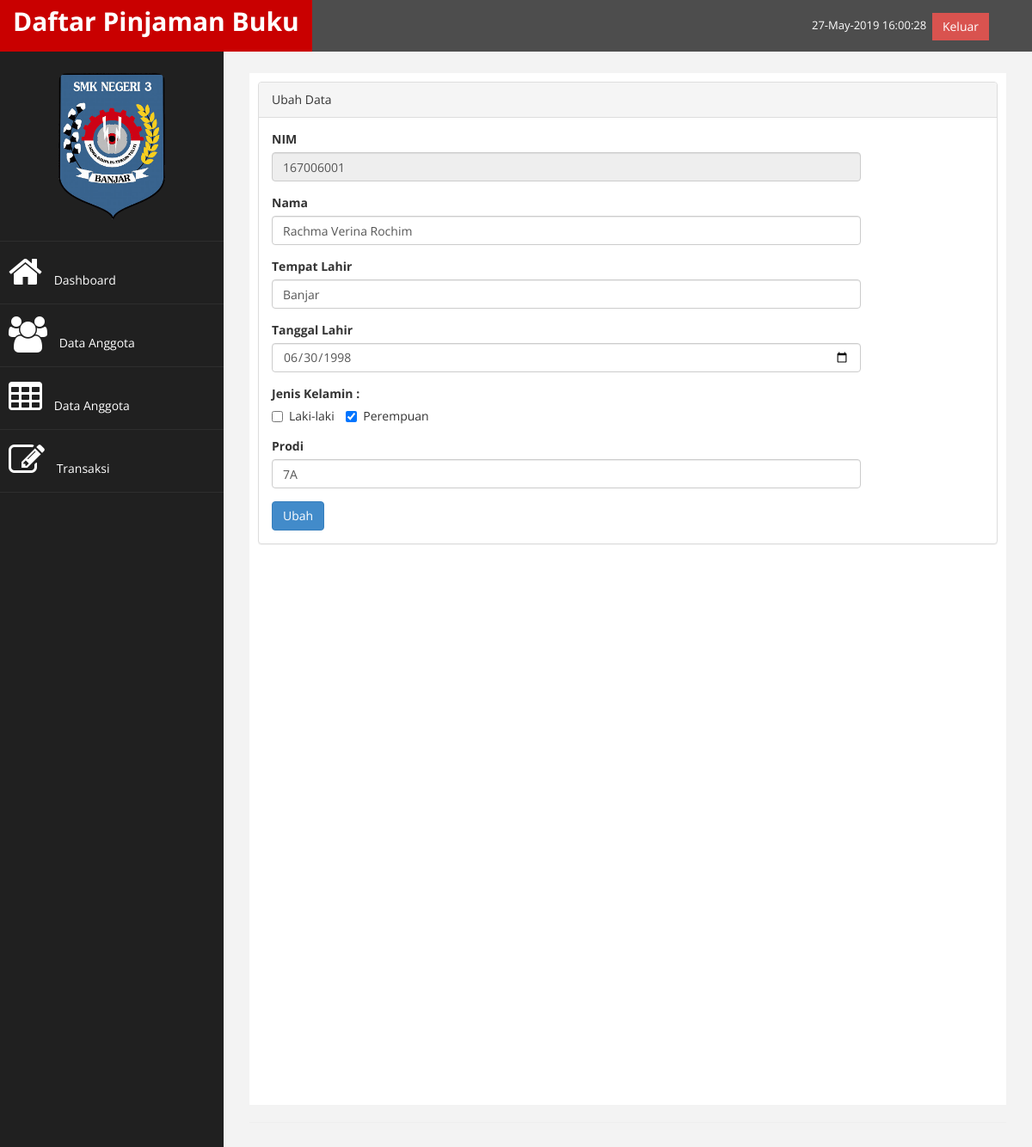
Screenshot of /perpustakaan/index.php?page=anggota&aksi=ubah&id=167006001 (signed in) with the database file from the repository.
### tables this page shows
CREATE TABLE `tb_anggota` (
  `nim` int(11) NOT NULL,
  `nama` varchar(100) NOT NULL,
  `tempat_lahir` varchar(50) NOT NULL,
  `tgl_lahir` date NOT NULL,
  `jk` enum('L','P') NOT NULL,
  `prodi` varchar(100) NOT NULL
);

### perpustakaan/page/anggota/ubah.php (the view, shortened to what this page needs)
 <?php
 	$nim = $_GET['id'];
 	$sql = $koneksi -> query("select * from tb_anggota where nim = '$nim' ");
 	$tampil = $sql ->fetch_assoc();
 	$jkl = $tampil['jk'];
 ?>
 <div class="panel panel-default">
 <div class="panel-heading">
 	Ubah Data
 </div>
 <div class="panel-body">
                            <div class="row">
                                <div class="col-md-10">
                                    <form method="POST">
                                        <div class="form-group">
                                            <label>NIM</label>
                                            <input class="form-control" name="nim" value="<?php echo $tampil['nim']?>" readonly />
                                        </div>
                                        <div class="form-group">
                                        <label>Nama</label>
                                            <input class="form-control" name="nama" value="<?php echo $tampil['nama']?>" />
                                        </div>
                                        <div class="form-group">
                                        <label>Tempat Lahir</label>
                                            <input class="form-control" name="tempat_lahir" value="<?php echo $tampil['tempat_lahir']?>" />
                                        </div>
                                        <div class="form-group">
                                        <label>Tanggal Lahir</label>
                                            <input class="form-control" type="date" name="tgl_lahir" value="<?php echo $tampil['tgl_lahir']?>" />
                                        </div>
                                        <div class="form-group">
                                            <label>Jenis Kelamin : </label></br>
                                            <label class="checkbox-inline">
                                                <input type="checkbox" value="L" name="jk" <?php echo($jkl==L)?"checked":""?> /> Laki-laki
                                            </label>
                                            <label class="checkbox-inline">
                                                <input type="checkbox" value="P" name="jk" <?php echo($jkl==P)?"checked":""?> /> Perempuan
                                            </label>
                                        </div>
                                        <div class="form-group">
                                            <label>Prodi</label>
                                            <input class="form-control" name="prodi" value="<?php echo $tampil['prodi']?>" />
                                        </div>
                                        <div>
                                        		<input type="submit" name="simpan" value="Ubah" class="btn btn-primary">
                                        </div>
                                </div>
                             </div>
</div>
</div>
</div>

### perpustakaan/assets/css/custom.css (style rules this page uses)
body { font-family: 'Open Sans', sans-serif; }

### rows the page displays
tb_anggota: nim "167006001", nama "Rachma Verina Rochim", tempat_lahir "Banjar", tgl_lahir "06/30/1998", jk "☑", prodi "7A"
